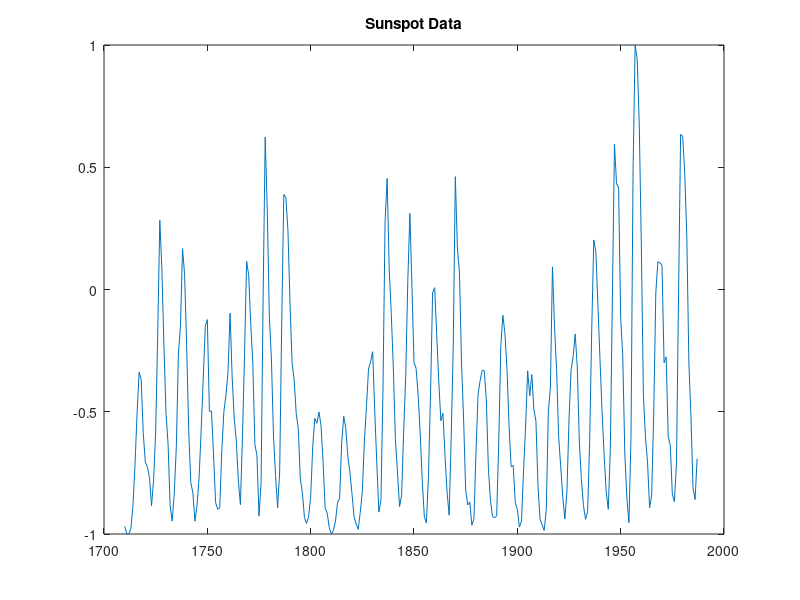

Recreate this plot in MATLAB.
 clear all, close all, clc
Name = 'RHess'
% by Dave Touretzky (1st modified by Nikolay Nikolaev) (2nd Modification by
% Andrew Rice)
% https://www.cs.cmu.edu/afs/cs/academic/class/15782-f06/matlab/
load sunspot.dat; 
year=sunspot(:,1); relNums=sunspot(:,2); %plot(year,relNums)
ynrmv=mean(relNums(:)); sigy=std(relNums(:));
nrmY=relNums; %nrmY=(relNums(:)-ynrmv)./sigy;
ymin=min(nrmY(:)); ymax=max(nrmY(:));
relNums=2.0*((nrmY-ymin)/(ymax-ymin)-0.5); 
%MLPts;
% HESS; 
% create a matrix of lagged values for a time series vector
Ss=relNums'; idim=10; % input dimension
odim=length(Ss)-idim; % output dimension

for i=1:odim
    y(i)=Ss(i+idim);
    for j=1:idim
        x(i,j) = Ss(i-j+idim); %x(i,idim-j+1) = Ss(i-j+idim);
    end
end
% Initial Paramaters
Patterns = x'; Desired = y; NHIDDENS = 5; prnout=Desired;
[NINPUTS,NPATS] = size(Patterns); [NOUTPUTS,NP] = size(Desired);
LearnRate = 1.0 ; Momentum = 0; DerivIncr = 0; deltaW1 = 0; deltaW2 = 0;
Inputs1 = [ones(1,NPATS); Patterns];
Weights1 = 0.5*(rand(NHIDDENS,1+NINPUTS)-0.5);
Weights2 = 0.5*(rand(1,1+NHIDDENS)-0.5);
% Vweights1 = 0.5*(rand(NHIDDENS,1+NINPUTS)-0.5);
% Vweights2 = 0.5*(rand(1,1+NHIDDENS)-0.5);
Vweights1 = randi([0, 1], NHIDDENS,1+NINPUTS);
Vweights2 = randi([0, 1], 1,1+NHIDDENS);
TSS_Limit = 0.2;
Weights = [reshape(Weights1, 1, []), reshape(Weights2, 1, [])];
Out = zeros(1,NPATS); TSS = zeros(1,100); 
                                    %%
%%%%%%%%%%%%%%%%%%%%%%%%%%%%%%%%%%%%%%%%%%%%%%%%%%%%%%%%%%%%%%%%%%%%%%%%%%%    
%%%%%%%%%%%%                   FEED FORWARD              %%%%%%%%%%%%%%%%%%
%%%%%%%%%%%%%%%%%%%%%%%%%%%%%%%%%%%%%%%%%%%%%%%%%%%%%%%%%%%%%%%%%%%%%%%%%%% 
                                    %%
for epoch = 1:200
    
    
    % Forward propagation
    NetIn1 = Weights1 * Inputs1; % aj
    RNetIn1 = Vweights1 * Inputs1; % R{aj}
    Hidden=1-2./(exp(2*NetIn1)+1); % zj
    RHidden = Hidden .* (1 - Hidden) .* (RNetIn1); % R{zj} 
    Inputs2 = [ones(1,NPATS); Hidden];
    RInputs2 = [ones(1,NPATS); RHidden]; 
    NetIn2 = Weights2 * Inputs2; % yk
    RNetIn2 = (Weights2 * RInputs2) + (Vweights2* Inputs2); % R{yk} 
    Out = NetIn2;  prnout=Out; ROut = RNetIn2; Rprnout = ROut; % R{7k}
    Error = Desired - Out; RError = Desired - ROut; % &k
    TSS = sum(sum( Error.^2 )); RTSS = sum(sum( RError.^2 ));
    TSSplot(epoch,1) = TSS; epochplot(epoch,1) = epoch;
                                    %%
%%%%%%%%%%%%%%%%%%%%%%%%%%%%%%%%%%%%%%%%%%%%%%%%%%%%%%%%%%%%%%%%%%%%%%%%%%%        
%%%%%%%%%%%%%%%%%%%%%%%%%%    BACKPROPAGATION  %%%%%%%%%%%%%%%%%%%%%%%%%%%%
%%%%%%%%%%%%%%%%%%%%%%%%%%%%%%%%%%%%%%%%%%%%%%%%%%%%%%%%%%%%%%%%%%%%%%%%%%%    
                                    %%    
    Beta(1,1:size(Out,2)) = 1;
    RBeta = Error; 
    bperr = ( Weights2' * Beta );
    HiddenBeta = (1.0 - Hidden .^2 ) .* bperr(1:end-1,:);
    RPrime = (1 - Hidden.*Hidden);% g'(aj)
    RPrime2 = -2.0 * Hidden .* RPrime; % g"(aj)
    

    Rbperr1 = Vweights2'* RBeta; %sum(vkj,&k)
    Rbperr2 = Weights2' * ROut; % sum(wkj, R{&k})
    Rbperr3 = ( Weights2' * RBeta );

    RHIDBeta1 = RPrime.* Rbperr3(1:end-1,:);  % &j
    RHIDBeta2 = RPrime2.* RNetIn1.*Rbperr3(1:end-1,:);
    RHIDBeta3 = RPrime.*Rbperr1(1:end-1,:);% g' * sum(vkj,&k)
    RHIDBeta4 =  RPrime.*(Weights2(:, 1:end-1)* Hidden.*(1 -Hidden).* ROut);%g' * sum(wkj, R{&k})
    RHiddenBeta = RHIDBeta2 + RHIDBeta3 + RHIDBeta3; %R{&j}

    % ((1-(1/1+e^-x))* ((1/1+e^-x) * 1-(1/1+e^-x))) + (((1/1+e^-x)*
    % 1-(1/1+e^x))) = sigmoid(x) - 3(sigmoid(x))^2 + 2(sigmoid(x))^3;
    

                                    %%
%%%%%%%%%%%%%%%%%%%%%%%%%%%%%%%%%%%%%%%%%%%%%%%%%%%%%%%%%%%%%%%%%%%%%%%%%%%    
%%%%%%%%%%%%%%%%               EXACT HESSIAN               %%%%%%%%%%%%%%%%
%%%%%%%%%%%%%%%%%%%%%%%%%%%%%%%%%%%%%%%%%%%%%%%%%%%%%%%%%%%%%%%%%%%%%%%%%%%    
                                    %%
    RY = ROut;
    RZ = RInputs2;                           
    HW1 = Inputs1 * RHiddenBeta';
    HW2i = (Inputs2 * RY');
    HW2ii = ( RZ * RHIDBeta1');
    HW2iii = HW2i + HW2ii;
    HW2= sum(HW2iii, 2)';
    HW2 = HW2 + (RBeta* Inputs2');

    VtH = [HW2(:)', HW1(:)'];
    Hessian = zeros(size(Weights,2));
%     for V = eye(size(Weights,2))
%         Hessian(find(V),:)  = VtH;
%     end
   Hessian = VtH' * VtH;
    
   Hessian = inv(Hessian + (0.01 * eye(61)));
   Hessian = (Hessian/278)/100;
                                    
                                    %%
%%%%%%%%%%%%%%%%%%%%%%%%%%%%%%%%%%%%%%%%%%%%%%%%%%%%%%%%%%%%%%%%%%%%%%%%%%%    
%%%%%%%%%%%%%%%%%%%       SECOND  PASS WITH HESSIAN      %%%%%%%%%%%%%%%%%%
%%%%%%%%%%%%%%%%%%%%%%%%%%%%%%%%%%%%%%%%%%%%%%%%%%%%%%%%%%%%%%%%%%%%%%%%%%%    
                                    %%  
    % Forward propagation
    
    NetIn1 = Weights1 * Inputs1;
    Hidden=1-2./(exp(2*NetIn1)+1); %Hidden = tanh( NetIn1 );
    Inputs2 = [ones(1,NPATS); Hidden];
    NetIn2 = Weights2 * Inputs2;
    Out = NetIn2;  prnout=Out;
    % Backward propagation of errors
    Error = Desired - Out;
    TSS = sum(sum( Error.^2 )); % sum(sum(E.*E));
    Beta = Error;
    bperr = ( Weights2' * Beta );
    HiddenBeta = (1.0 - Hidden .^2 ) .* bperr(1:end-1,:);

    dW2 = Beta * Inputs2';
    dW1 = HiddenBeta * Inputs1';

                                    %%   
%%%%%%%%%%%%%%%%%%%%%%%%%%%%%%%%%%%%%%%%%%%%%%%%%%%%%%%%%%%%%%%%%%%%%%%%%%%    
%%%%%%%%%%%%%%%%%%%       DELTA UPDATES WITH HESSIAN      %%%%%%%%%%%%%%%%%
%%%%%%%%%%%%%%%%%%%%%%%%%%%%%%%%%%%%%%%%%%%%%%%%%%%%%%%%%%%%%%%%%%%%%%%%%%%         
    %%
    for dw2Col = 1:size(dW2,2)%6
        for dw2Row = 1:size(dW2,1)%1
            deltaW2(dw2Row,dw2Col) = Momentum + dW2(dw2Row,dw2Col) * ...
                Hessian(dw2Col,dw2Col);
        end
    end
    Count = 0;
    for dw1Row = 1:size(dW1,1)%11
        for dw1Col = 1:size(dW1,2)%55  
            Count = Count + 1;
            deltaW1(dw1Row,dw1Col) = Momentum + dW1(dw1Row,dw1Col) * ...
                Hessian(11-dw1Row+ dw1Col- 5, 11-dw1Row+ dw1Col- 5);
        end
    end



                                    %%
%%%%%%%%%%%%%%%%%%%%%%%%%%%%%%%%%%%%%%%%%%%%%%%%%%%%%%%%%%%%%%%%%%%%%%%%%%%    
%%%%%%%%%%%%%%%%             WEIGHT UPDATES             %%%%%%%%%%%%%%%%%%%
%%%%%%%%%%%%%%%%%%%%%%%%%%%%%%%%%%%%%%%%%%%%%%%%%%%%%%%%%%%%%%%%%%%%%%%%%%%    
                                    %%    


    Weights1 = deltaW1 + Weights1;
    Weights2 = deltaW2 + Weights2;


                                    %%
%%%%%%%%%%%%%%%%%%%%%%%%%%%%%%%%%%%%%%%%%%%%%%%%%%%%%%%%%%%%%%%%%%%%%%%%%%%    
%%%%%%%%%%%%%%%               PRINT ERROR              %%%%%%%%%%%%%%%%%%%%
%%%%%%%%%%%%%%%%%%%%%%%%%%%%%%%%%%%%%%%%%%%%%%%%%%%%%%%%%%%%%%%%%%%%%%%%%%%    
                                    %%

    fprintf('Epoch %3d:  Error = %f\n',epoch,TSS);
    if TSS < TSS_Limit, break, end

 end
plot(year(idim+1:288),Desired,year(idim+1:288),prnout)
title('Sunspot Data')
